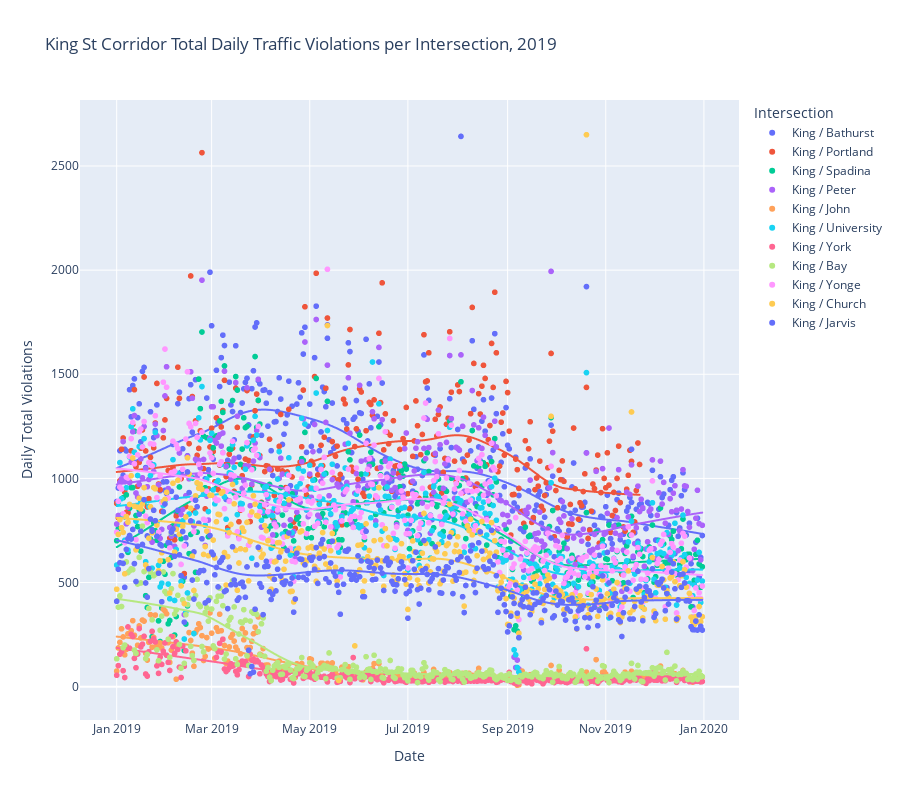

Source (notebook cell):
### Code cell
fig = px.scatter(df,
                 x="date",
                 y="sum_violations",
                 color="intersection_name",
                 labels={
                     "date" : "Date",
                     "intersection_name" : "Intersection",
                     "sum_violations" : "Daily Total Violations"
                 },
                 title="King St Corridor Total Daily Traffic Violations per Intersection, 2019",
                 trendline="lowess",
                 trendline_options=dict(frac=0.3),
                 height=800
                 )

fig.show()

### Figure 1 — Plotly figure (JSON) as saved in the notebook; plotly's stock layout.template omitted (floating-point values rounded to 4 significant figures; data arrays with more than 128 entries replaced by an {"elided": "..."} marker saying what was removed)
{"data": [{"hovertemplate": "Intersection=King / Bathurst<br>Date=%{x}<br>Daily Total Violations=%{y}<extra></extra>", "legendgroup": "King / Bathurst", "marker": {"color": "#636efa", "symbol": "circle"}, "mode": "markers", "name": "King / Bathurst", "showlegend": true, "type": "scattergl", "x": {"elided": "362 str values"}, "xaxis": "x", "y": {"elided": "362 int values"}, "yaxis": "y"}, {"hovertemplate": "<b>LOWESS trendline</b><br><br>Intersection=King / Bathurst<br>Date=%{x}<br>Daily Total Violations=%{y} <b>(trend)</b><extra></extra>", "legendgroup": "King / Bathurst", "marker": {"color": "#636efa", "symbol": "circle"}, "mode": "lines", "name": "King / Bathurst", "showlegend": false, "type": "scattergl", "x": {"elided": "362 str values"}, "xaxis": "x", "y": {"elided": "362 float values"}, "yaxis": "y"}, {"hovertemplate": "Intersection=King / Portland<br>Date=%{x}<br>Daily Total Violations=%{y}<extra></extra>", "legendgroup": "King / Portland", "marker": {"color": "#EF553B", "symbol": "circle"}, "mode": "markers", "name": "King / Portland", "showlegend": true, "type": "scattergl", "x": {"elided": "325 str values"}, "xaxis": "x", "y": {"elided": "325 int values"}, "yaxis": "y"}, {"hovertemplate": "<b>LOWESS trendline</b><br><br>Intersection=King / Portland<br>Date=%{x}<br>Daily Total Violations=%{y} <b>(trend)</b><extra></extra>", "legendgroup": "King / Portland", "marker": {"color": "#EF553B", "symbol": "circle"}, "mode": "lines", "name": "King / Portland", "showlegend": false, "type": "scattergl", "x": {"elided": "325 str values"}, "xaxis": "x", "y": {"elided": "325 float values"}, "yaxis": "y"}, {"hovertemplate": "Intersection=King / Spadina<br>Date=%{x}<br>Daily Total Violations=%{y}<extra></extra>", "legendgroup": "King / Spadina", "marker": {"color": "#00cc96", "symbol": "circle"}, "mode": "markers", "name": "King / Spadina", "showlegend": true, "type": "scattergl", "x": {"elided": "365 str values"}, "xaxis": "x", "y": {"elided": "365 int values"}, "yaxis": "y"}, {"hovertemplate": "<b>LOWESS trendline</b><br><br>Intersection=King / Spadina<br>Date=%{x}<br>Daily Total Violations=%{y} <b>(trend)</b><extra></extra>", "legendgroup": "King / Spadina", "marker": {"color": "#00cc96", "symbol": "circle"}, "mode": "lines", "name": "King / Spadina", "showlegend": false, "type": "scattergl", "x": {"elided": "365 str values"}, "xaxis": "x", "y": {"elided": "365 float values"}, "yaxis": "y"}, {"hovertemplate": "Intersection=King / Peter<br>Date=%{x}<br>Daily Total Violations=%{y}<extra></extra>", "legendgroup": "King / Peter", "marker": {"color": "#ab63fa", "symbol": "circle"}, "mode": "markers", "name": "King / Peter", "showlegend": true, "type": "scattergl", "x": {"elided": "365 str values"}, "xaxis": "x", "y": {"elided": "365 int values"}, "yaxis": "y"}, {"hovertemplate": "<b>LOWESS trendline</b><br><br>Intersection=King / Peter<br>Date=%{x}<br>Daily Total Violations=%{y} <b>(trend)</b><extra></extra>", "legendgroup": "King / Peter", "marker": {"color": "#ab63fa", "symbol": "circle"}, "mode": "lines", "name": "King / Peter", "showlegend": false, "type": "scattergl", "x": {"elided": "365 str values"}, "xaxis": "x", "y": {"elided": "365 float values"}, "yaxis": "y"}, {"hovertemplate": "Intersection=King / John<br>Date=%{x}<br>Daily Total Violations=%{y}<extra></extra>", "legendgroup": "King / John", "marker": {"color": "#FFA15A", "symbol": "circle"}, "mode": "markers", "name": "King / John", "showlegend": true, "type": "scattergl", "x": {"elided": "358 str values"}, "xaxis": "x", "y": {"elided": "358 int values"}, "yaxis": "y"}, {"hovertemplate": "<b>LOWESS trendline</b><br><br>Intersection=King / John<br>Date=%{x}<br>Daily Total Violations=%{y} <b>(trend)</b><extra></extra>", "legendgroup": "King / John", "marker": {"color": "#FFA15A", "symbol": "circle"}, "mode": "lines", "name": "King / John", "showlegend": false, "type": "scattergl", "x": {"elided": "358 str values"}, "xaxis": "x", "y": {"elided": "358 float values"}, "yaxis": "y"}, {"hovertemplate": "Intersection=King / University<br>Date=%{x}<br>Daily Total Violations=%{y}<extra></extra>", "legendgroup": "King / University", "marker": {"color": "#19d3f3", "symbol": "circle"}, "mode": "markers", "name": "King / University", "showlegend": true, "type": "scattergl", "x": {"elided": "364 str values"}, "xaxis": "x", "y": {"elided": "364 int values"}, "yaxis": "y"}, {"hovertemplate": "<b>LOWESS trendline</b><br><br>Intersection=King / University<br>Date=%{x}<br>Daily Total Violations=%{y} <b>(trend)</b><extra></extra>", "legendgroup": "King / University", "marker": {"color": "#19d3f3", "symbol": "circle"}, "mode": "lines", "name": "King / University", "showlegend": false, "type": "scattergl", "x": {"elided": "364 str values"}, "xaxis": "x", "y": {"elided": "364 float values"}, "yaxis": "y"}, {"hovertemplate": "Intersection=King / York<br>Date=%{x}<br>Daily Total Violations=%{y}<extra></extra>", "legendgroup": "King / York", "marker": {"color": "#FF6692", "symbol": "circle"}, "mode": "markers", "name": "King / York", "showlegend": true, "type": "scattergl", "x": {"elided": "347 str values"}, "xaxis": "x", "y": {"elided": "347 int values"}, "yaxis": "y"}, {"hovertemplate": "<b>LOWESS trendline</b><br><br>Intersection=King / York<br>Date=%{x}<br>Daily Total Violations=%{y} <b>(trend)</b><extra></extra>", "legendgroup": "King / York", "marker": {"color": "#FF6692", "symbol": "circle"}, "mode": "lines", "name": "King / York", "showlegend": false, "type": "scattergl", "x": {"elided": "347 str values"}, "xaxis": "x", "y": {"elided": "347 float values"}, "yaxis": "y"}, {"hovertemplate": "Intersection=King / Bay<br>Date=%{x}<br>Daily Total Violations=%{y}<extra></extra>", "legendgroup": "King / Bay", "marker": {"color": "#B6E880", "symbol": "circle"}, "mode": "markers", "name": "King / Bay", "showlegend": true, "type": "scattergl", "x": {"elided": "365 str values"}, "xaxis": "x", "y": {"elided": "365 int values"}, "yaxis": "y"}, {"hovertemplate": "<b>LOWESS trendline</b><br><br>Intersection=King / Bay<br>Date=%{x}<br>Daily Total Violations=%{y} <b>(trend)</b><extra></extra>", "legendgroup": "King / Bay", "marker": {"color": "#B6E880", "symbol": "circle"}, "mode": "lines", "name": "King / Bay", "showlegend": false, "type": "scattergl", "x": {"elided": "365 str values"}, "xaxis": "x", "y": {"elided": "365 float values"}, "yaxis": "y"}, {"hovertemplate": "Intersection=King / Yonge<br>Date=%{x}<br>Daily Total Violations=%{y}<extra></extra>", "legendgroup": "King / Yonge", "marker": {"color": "#FF97FF", "symbol": "circle"}, "mode": "markers", "name": "King / Yonge", "showlegend": true, "type": "scattergl", "x": {"elided": "365 str values"}, "xaxis": "x", "y": {"elided": "365 int values"}, "yaxis": "y"}, {"hovertemplate": "<b>LOWESS trendline</b><br><br>Intersection=King / Yonge<br>Date=%{x}<br>Daily Total Violations=%{y} <b>(trend)</b><extra></extra>", "legendgroup": "King / Yonge", "marker": {"color": "#FF97FF", "symbol": "circle"}, "mode": "lines", "name": "King / Yonge", "showlegend": false, "type": "scattergl", "x": {"elided": "365 str values"}, "xaxis": "x", "y": {"elided": "365 float values"}, "yaxis": "y"}, {"hovertemplate": "Intersection=King / Church<br>Date=%{x}<br>Daily Total Violations=%{y}<extra></extra>", "legendgroup": "King / Church", "marker": {"color": "#FECB52", "symbol": "circle"}, "mode": "markers", "name": "King / Church", "showlegend": true, "type": "scattergl", "x": {"elided": "356 str values"}, "xaxis": "x", "y": {"elided": "356 int values"}, "yaxis": "y"}, {"hovertemplate": "<b>LOWESS trendline</b><br><br>Intersection=King / Church<br>Date=%{x}<br>Daily Total Violations=%{y} <b>(trend)</b><extra></extra>", "legendgroup": "King / Church", "marker": {"color": "#FECB52", "symbol": "circle"}, "mode": "lines", "name": "King / Church", "showlegend": false, "type": "scattergl", "x": {"elided": "356 str values"}, "xaxis": "x", "y": {"elided": "356 float values"}, "yaxis": "y"}, {"hovertemplate": "Intersection=King / Jarvis<br>Date=%{x}<br>Daily Total Violations=%{y}<extra></extra>", "legendgroup": "King / Jarvis", "marker": {"color": "#636efa", "symbol": "circle"}, "mode": "markers", "name": "King / Jarvis", "showlegend": true, "type": "scattergl", "x": {"elided": "365 str values"}, "xaxis": "x", "y": {"elided": "365 int values"}, "yaxis": "y"}, {"hovertemplate": "<b>LOWESS trendline</b><br><br>Intersection=King / Jarvis<br>Date=%{x}<br>Daily Total Violations=%{y} <b>(trend)</b><extra></extra>", "legendgroup": "King / Jarvis", "marker": {"color": "#636efa", "symbol": "circle"}, "mode": "lines", "name": "King / Jarvis", "showlegend": false, "type": "scattergl", "x": {"elided": "365 str values"}, "xaxis": "x", "y": {"elided": "365 float values"}, "yaxis": "y"}], "layout": {"height": 800, "legend": {"title": {"text": "Intersection"}, "tracegroupgap": 0}, "title": {"text": "King St Corridor Total Daily Traffic Violations per Intersection, 2019"}, "xaxis": {"anchor": "y", "domain": [0, 1], "title": {"text": "Date"}}, "yaxis": {"anchor": "x", "domain": [0, 1], "title": {"text": "Daily Total Violations"}}}}
